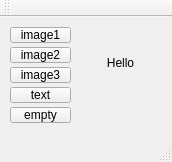
<?xml version="1.0" encoding="UTF-8"?>
<ui version="4.0">
 <class>MainWindow</class>
 <widget class="QMainWindow" name="MainWindow">
  <property name="geometry">
   <rect>
    <x>0</x>
    <y>0</y>
    <width>172</width>
    <height>162</height>
   </rect>
  </property>
  <property name="windowTitle">
   <string>MainWindow</string>
  </property>
  <widget class="QWidget" name="centralWidget">
   <widget class="QLabel" name="label">
    <property name="geometry">
     <rect>
      <x>80</x>
      <y>10</y>
      <width>81</width>
      <height>71</height>
     </rect>
    </property>
    <property name="text">
     <string>Hello</string>
    </property>
    <property name="alignment">
     <set>Qt::AlignCenter</set>
    </property>
   </widget>
   <widget class="QPushButton" name="pushButton_Image1">
    <property name="geometry">
     <rect>
      <x>10</x>
      <y>10</y>
      <width>61</width>
      <height>16</height>
     </rect>
    </property>
    <property name="text">
     <string>image1</string>
    </property>
   </widget>
   <widget class="QPushButton" name="pushButton_Image2">
    <property name="geometry">
     <rect>
      <x>10</x>
      <y>30</y>
      <width>61</width>
      <height>16</height>
     </rect>
    </property>
    <property name="text">
     <string>image2</string>
    </property>
   </widget>
   <widget class="QPushButton" name="pushButton_Image3">
    <property name="geometry">
     <rect>
      <x>10</x>
      <y>50</y>
      <width>61</width>
      <height>16</height>
     </rect>
    </property>
    <property name="text">
     <string>image3</string>
    </property>
   </widget>
   <widget class="QPushButton" name="pushButton_Text">
    <property name="geometry">
     <rect>
      <x>10</x>
      <y>70</y>
      <width>61</width>
      <height>16</height>
     </rect>
    </property>
    <property name="text">
     <string>text</string>
    </property>
   </widget>
   <widget class="QPushButton" name="pushButton_empty">
    <property name="geometry">
     <rect>
      <x>10</x>
      <y>90</y>
      <width>61</width>
      <height>16</height>
     </rect>
    </property>
    <property name="text">
     <string>empty</string>
    </property>
   </widget>
  </widget>
  <widget class="QMenuBar" name="menuBar">
   <property name="geometry">
    <rect>
     <x>0</x>
     <y>0</y>
     <width>172</width>
     <height>15</height>
    </rect>
   </property>
  </widget>
  <widget class="QToolBar" name="mainToolBar">
   <attribute name="toolBarArea">
    <enum>TopToolBarArea</enum>
   </attribute>
   <attribute name="toolBarBreak">
    <bool>false</bool>
   </attribute>
  </widget>
  <widget class="QStatusBar" name="statusBar"/>
 </widget>
 <layoutdefault spacing="6" margin="11"/>
 <resources/>
 <connections/>
</ui>
